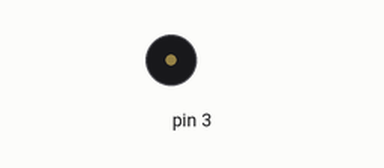
Simulated run of this sketch. Board: Arduino Uno, built with avr-gcc and run on an emulated ATmega328P. Shown: buzzer (waves = sounding).

Above: at 0.87 s.
At 38.94 s:
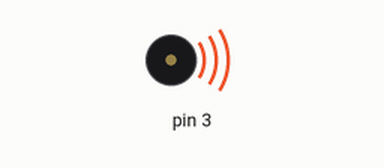
Timing chart, 0 to 40.0 s (numbered marks = the images above):
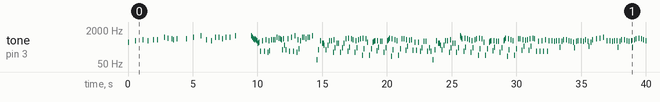

Measured:
- by itself, tone on pin 3: plays 523 Hz for 0.07 s, 622 Hz for 0.07 s, 698 Hz for 0.07 s, 622 Hz for 0.07 s, 698 Hz for 0.07 s, 698 Hz for 0.07 s … (256 notes in this stretch)

The sketch:

bit-optimized-broken.ino
```cpp
#include <Tone.h>

const int notes[] = {                                                         // Notes pool - int frequency values (declared in Tone.h)
  NOTE_B0, NOTE_C1, NOTE_CS1, NOTE_D1, NOTE_DS1, NOTE_E1, NOTE_F1, NOTE_FS1, NOTE_G1, NOTE_GS1, NOTE_A1, NOTE_AS1, NOTE_B1, NOTE_C2, NOTE_CS2, NOTE_D2, NOTE_DS2, NOTE_E2, NOTE_F2, NOTE_FS2, NOTE_G2, NOTE_GS2, NOTE_A2, NOTE_AS2,
  NOTE_B2, NOTE_C3, NOTE_CS3, NOTE_D3, NOTE_DS3, NOTE_E3, NOTE_F3, NOTE_FS3, NOTE_G3, NOTE_GS3, NOTE_A3, NOTE_AS3, NOTE_B3, NOTE_C4, NOTE_CS4, NOTE_D4, NOTE_DS4, NOTE_E4, NOTE_F4, NOTE_FS4, NOTE_G4, NOTE_GS4, NOTE_A4, NOTE_AS4,
  NOTE_B4, NOTE_C5, NOTE_CS5, NOTE_D5, NOTE_DS5, NOTE_E5, NOTE_F5, NOTE_FS5, NOTE_G5, NOTE_GS5, NOTE_A5, NOTE_AS5, NOTE_B5, NOTE_C6, NOTE_CS6, NOTE_D6, NOTE_DS6, NOTE_E6, NOTE_F6, NOTE_FS6, NOTE_G6, NOTE_GS6, NOTE_A6, NOTE_AS6,
  NOTE_B6, NOTE_C7, NOTE_CS7, NOTE_D7, NOTE_DS7, NOTE_E7, NOTE_F7, NOTE_FS7, NOTE_G7, NOTE_GS7, NOTE_A7, NOTE_AS7, NOTE_B7, NOTE_C8, NOTE_CS8, NOTE_D8, NOTE_DS8
};

/* ---- ACTUAL MELODY ----------------------------------------------------------------------------------------------------------------------------------------------------------------- */
const uint8_t hexMap_DX[] = {
128,0,128,0,128,0,128,0,128,0,128,0,128,0,128,0,0,255,136,130,170,152,136,138,170,144,10,138,138,138,138,138,138,138,154,138,138,138,138,136,138,136,10,138,138,138,138,138,138,138,154,138,138,138,138,138,136,136,144,8,144,8,144,8,136,136,144,8,144,8,144,136,136,136,136,154,170,136,136,138,170,136,136,154,170,136,136,138,170,152,136,154,170,136,136,138,170
};

const uint8_t hexMap_SX[] = {
128,128,130,8,128,136,162,0,128,128,130,8,136,136,130,0,0,255,170,186,170,250,170,186,170,144,171,170,186,170,186,186,186,171,186,171,186,170,186,170,170,170,171,170,186,171,186,186,186,171,186,171,186,170,186,186,170,170,146,154,146,154,146,154,136,136,146,154,146,154,146,154,170,170,170,186,170,250,170,186,170,250,170,186,170,250,170,186,170,186,170,186,170,250,170,186,170
};

const uint8_t PROGMEM hexNotes_DX[] = {
0b01010000,0b10010101,0b00111010,0b10000101,0b00001001,0b01010011,0b10100101,0b01001010,0b10001101,0b00000001,0b11100100,0b00000111,0b10001110,0b00010111,0b01010000,0b10110001,0b01101001,0b11100110,0b01101100,0b11010001,0b10011110,0b00100000,0b10111101,0b01000011,0b00010111,0b00001110,0b01010000,0b10011110,0b01011110,0b10111101,0b01100010,0b11110101,0b11101100,0b01010110,0b00100011,0b01010000,0b10100001,0b00011010,0b11110100,0b01100111,0b10010011,0b10100011,0b00111100,0b11010001,0b00101010,0b00000110,0b01101000,0b11001111,0b00110001,0b01000010,0b01100101,0b00101010,0b00010011,0b00101100,0b01011000,0b10100101,0b01000010,0b01011101,0b00011001,0b11100110,0b10001000,0b00001011,0b10001101,0b01000000,0b01100101,0b10011010,0b01110100,0b01001010,0b10010101,0b00101100,0b01001000,0b11000001,0b10000010,0b01000101,0b10001000,0b11010100,0b00101000,0b01000110,0b10111101,0b00011001,0b11100100,0b11101000,0b11001111,0b00110100,0b01001010,0b10000001,0b10011010,0b00110011,0b11001100,0b01010000,0b10011001,0b01001010,0b10000100,0b11001011,0b00010110,0b00101001,0b01010000,0b10010111,0b01000110,0b01111001,0b10100010,0b00000010,0b11100011,0b01010000,0b00011001,0b01100110,0b10011101,0b00010011,0b00110100,0b11101000,0b10011001,0b10110000,0b01100010,0b11001101,0b10001011,0b00010100,0b10101001,0b11010011,0b10100011,0b01010000,0b10100001,0b00111011,0b00100110,0b10001101,0b10011100,0b00110001,0b01100010,0b10010101,0b00111010,0b01110100,0b10101100,0b11010100,0b00110011,0b01001010,0b01010001,0b10000011,0b00010110,0b01101010,0b00010110,0b00101101,0b01011000,0b10000101,0b01101011,0b00110110,0b01101001,0b11001111,0b00010000,0b01010000,0b11000101,0b11000011,0b10010100,0b00100111,0b10000101,0b10011110,0b01001110,0b01111000,0b10000010,0b10000101,0b00001011,0b00010110,0b10101100,0b01000110,0b10110101,0b10011011,0b00110100,0b11100111,0b10001000,0b00101000,0b01100010,0b11100001,0b11001010,0b00010011,0b11001011,0b11010111,0b10101100,0b01011110,0b10111101,0b10001010,0b01010101,0b00001011,0b00010110,0b10101100,0b01000110,0b10110101,0b10011011,0b00110100,0b11100111,0b10001000,0b00101000,0b01100010,0b11100001,0b11001010,0b00010011,0b11001011,0b11010111,0b10101100,0b01011110,0b10111101,0b10001
};

const uint8_t PROGMEM hexNotes_SX[] = {
0b01100010,0b11010001,0b10110011,0b01000110,0b11001101,0b10011101,0b10111001,0b01110000,0b11011001,0b11000011,0b10000111,0b01101111,0b01011011,0b00110100,0b01110110,0b11101101,0b11000011,0b10110111,0b01101111,0b01011110,0b10111011,0b01110000,0b11011001,0b11000011,0b01100110,0b10001011,0b11011000,0b10100000,0b01101000,0b10000001,0b10110001,0b11100110,0b10001000,0b01011011,0b00110110,0b01101100,0b11101101,0b11001011,0b10000110,0b11001000,0b11011100,0b00101100,0b01000110,0b11100001,0b00000011,0b10110100,0b00001111,0b01001111,0b00110110,0b01001010,0b11010001,0b11011011,0b10110111,0b00001110,0b11011101,0b10111101,0b00100000,0b10001101,0b10100010,0b11110101,0b11101011,0b00010001,0b10101100,0b01101000,0b11010000,0b11110011,0b01100100,0b11101011,0b11010111,0b10011110,0b01001110,0b10111101,0b11000010,0b00000111,0b00101010,0b00011100,0b00110110,0b00111100,0b11010001,0b00111011,0b01100111,0b00000110,0b01011100,0b10100101,0b01110000,0b11000100,0b11001010,0b01010110,0b00101100,0b11011010,0b00100001,0b01101000,0b10100001,0b10011011,0b00110011,0b11001001,0b11011010,0b00110110,0b01110010,0b01011101,0b11000010,0b00110110,0b11001101,0b00001100,0b10100101,0b01110000,0b11100001,0b00010011,0b01100101,0b01001101,0b01011011,0b00100010,0b01100010,0b10001001,0b10001010,0b00000100,0b11101100,0b11011001,0b10100000,0b01001110,0b10000000,0b10000010,0b00110110,0b10001011,0b11010111,0b10101100,0b01000110,0b10110001,0b10100011,0b01000011,0b11001101,0b10010011,0b10101111,0b01011110,0b01111001,0b00111011,0b11010111,0b01101110,0b00010000,0b00111001,0b01010000,0b11100001,0b10110001,0b11100110,0b10001001,0b11011011,0b00111000,0b00110010,0b11100101,0b00101011,0b10000110,0b00100110,0b01010010,0b10110001,0b01100110,0b11010001,0b00001011,0b01000101,0b00001100,0b11011001,0b10011110,0b01001110,0b11010001,0b10110011,0b10010010,0b11101110,0b00010001,0b10110110,0b01101000,0b01100101,0b00101011,0b10000111,0b00001000,0b10011011,0b00101010,0b01101010,0b11011001,0b00010011,0b10000101,0b01001110,0b01011100,0b00100000,0b01100110,0b10000001,0b10100010,0b00000110,0b11001000,0b00011010,0b00110100,0b01100110,0b11010001,0b10100010,0b10000110,0b01101101,0b10011011,0b00110100,0b01100110,0b11000101,0b00111011,0b00110110,0b10001101,0b00011001,0b10110110,0b01100110,0b10101001,0b10001011,0b01100111,0b00001110,0b01011101,0b10110100,0b01101000,0b11001101,0b10100011,0b01000101,0b00001100,0b11011011,0b00110110,0b01101000,0b11001101,0b10100010,0b10000110,0b11001110,0b00011100,0b10111000,0b01101100,0b11010001,0b01000011,0b01100111,0b00001000,0b00011100,0b00100000,0b01110100,0b10000001,0b11100010,0b00000110,0b00101000,0b00011010,0b00100000,0b01101100,0b01111001,0b10100010,0b01010110,0b11001101,0b10011011,0b00111011,0b01110010,0b11100001,0b10110010,0b00110111,0b00001011,0b00010001,0b10111000,0b01000000,0b11101101,0b00000011,0b11010011,0b11001101,0b10010010,0b10110100,0b01100110,0b11001101,0b10001011,0b00110110,0b11001101,0b00010001,0b10110100,0b01011000,0b10001101,0b10001010,0b00000110,0b10001000,0b00011011,0b00011110,0b01101000,0b10011101,0b10110011,0b01100110,0b11001110,0b11011100,0b10111000,0b01101100,0b10001101,0b11000010,0b11000100,0b01101110,0b00010000,0b00111011,0b01000000,0b11110100,0b11110011,0b01100100,0b10101101,0b00011101,0b10111011,0b01110000,0b11101101,0b11011010,0b00000111,0b10101010,0b00010000,0b00110001,0b01000000,0b11010001,0b00000011,0b01100011,0b11001101,0b00010011,0b10110110,0b01101100,0b11011001,0b11011011,0b10010111,0b00001101,0b10010001,0b10111000,0b01011000,0b10001101,0b11000010,0b00000111,0b01101000,0b00011110,0b10011110,0b01101100,0b10010101,0b10100011,0b10110111,0b01101110,0b00011101,0b10111011,0b0111101
};
/* ------------------------------------------------------------------------------------------------------------------------------------------------------------------------------------ */

const int songSize = (sizeof(hexMap_SX) / sizeof(hexMap_SX[0])) * 8;        // 1 bit => 1 note
const byte noteDuration = 70;

// AUDIO DEVICES SETUP
Tone AUDIO_DX;
Tone AUDIO_SX;

void setup() {                                                              // Run once
  AUDIO_DX.begin(2);
  AUDIO_SX.begin(3);
}

void loop() {                                                               // Run playMelody() repeateadly
  // Init / Reset variables
  int hexNotesIndex_DX = -1;                                                // First mask_1 is 0x00, so with index = 0 you would skip a note
  byte mask_1_DX = 0xff;                                                    // Setup masks before the bitwise NOT and SHIFT
  byte mask_2_DX = 0xff;
  byte shift_DX = 7;

  int hexNotesIndex_SX = -1;
  byte mask_1_SX = 0xff;
  byte mask_2_SX = 0xff;
  byte shift_SX = 7;

  int i = 0;
  while (i < songSize) {
    if(AUDIO_SX.isPlaying()) continue;                                      // If there's already a note playing, loop and try again

    // AUDIO is not playing, hence a note play or pause will happen now
    const byte hexMapIndex = i / 8;                                         // Index of the 8-bit chunk to check
    const byte hexMapBitIndex = 7 - (i % 8);                                // Index of the bit (0 - 7) to check
    const byte isNote_DX = bitRead(hexMap_DX[hexMapIndex], hexMapBitIndex); // Read bit value - 0=pause - 1=note
    const byte isNote_SX = bitRead(hexMap_SX[hexMapIndex], hexMapBitIndex); // Example: i = 5, number 0, 6th bit
    i++;                                                                    // Next not playing audio loop, read next hexMap bit and next hexNote chunk / pause

    if (!isNote_DX && !isNote_SX) delay(noteDuration);                      // Check if there is something to play - if there's not, pause note
    else {                                                                  // If there is, check individually each side
      if (isNote_DX) {                                                      // Setup masks, corrections, get notes data from PROGMEM, parse it, get note index, play note
        if (mask_2_DX == 0x00) {                                            // Reset variables every 8 cycles and apply corrections
          mask_2_DX = ~mask_2_DX;                                           // Indirectly set mask_1 0x00, mask_2 to 0xfe
          hexNotesIndex_DX--;                                               // Correct index (or you would skip a note every 8 loops)
          shift_DX = 7;                                                     // Reset bit shifting
        }

        mask_1_DX = ~mask_2_DX;                                             // Bitwise NOT on mask_2
        mask_2_DX = mask_2_DX << 1;                                         // Bitwise SHIFT - only mask_2 is needed to generate the next mask generation

        byte buffer[2];                                                     // Save necessary values from PROGMEM into buffer
        buffer[0] = pgm_read_byte(&hexNotes_DX[hexNotesIndex_DX]);          // note chunk #1 (may be empty)
        buffer[1] = pgm_read_byte(&hexNotes_DX[hexNotesIndex_DX + 1]);      // note chunk #2 (may be empty)

        // Use bit masks and shifts to get 7-bits numbers sequentially from PROGMEM hexNotes
        // const byte intNoteIndex_DX = ((pgm_read_byte(&hexNotes_DX[hexNotesIndex_DX]) & mask_1_DX) << shift_DX ) | ((pgm_read_byte(&hexNotes_DX[hexNotesIndex_DX + 1]) & mask_2_DX) >> (8 - shift_DX));
        const byte intNoteIndex_DX = ((buffer[0] & mask_1_DX) << shift_DX ) | ((buffer[1] & mask_2_DX) >> (8 - shift_DX));
        shift_DX--;                                                         // Decrement shift  (will reset to 7 when 0 aka when mask==_2  0x00)
        hexNotesIndex_DX++;                                                 // Increment notes index (next play, grab next note... remember if(mask_2_DX == 0x00) => hexNotesInedx_DX--)

        AUDIO_DX.play(notes[intNoteIndex_DX], noteDuration);                // Finally - Actual note play :D
      }

      if (isNote_SX) {                                                      // Setup masks, corrections, get notes data from PROGMEM, parse it, get note index, play note
        if (mask_2_SX == 0x00) {                                            // Reset variables every 8 cycles and apply corrections
          mask_2_SX = ~mask_2_SX;                                           // Indirectly set mask_1 to 0x00, mask_2 to 0xfe
          hexNotesIndex_SX--;                                               // Correct index (or you would skip a note every 8 loops)
          shift_SX = 7;                                                     // Reset bit shifting
        }

        mask_1_SX = ~mask_2_SX;                                             // Bitwise NOT on mask  _2
        mask_2_SX = mask_2_SX << 1;                                         // Bitwise SHIFT - only maskis_2  needed to generate the next mask generation

        byte buffer[2];                                                     // Save necessary values from PROGMEM into buffer
        buffer[0] = pgm_read_byte(&hexNotes_SX[hexNotesIndex_SX]);          // note chunk #1 (may be empty)
        buffer[1] = pgm_read_byte(&hexNotes_SX[hexNotesIndex_SX + 1]);      // note chunk #2 (may be empty)

        // Use bit masks and shifts to get 7-bits numbers sequentially from PROGMEM hexNotes
        const byte intNoteIndex_SX = ((buffer[0] & mask_1_SX) << shift_SX ) | ((buffer[1] & mask_2_SX) >> (8 - shift_SX));
        shift_SX--;                                                         // Decrement shift  (will reset to 7 when 0 aka when mask==_2  0x00)
        hexNotesIndex_SX++;                                                 // Increment notes index (next play, grab next note... remember if(mask_2_SX == 0x00) => hexNotesInedx_SX--)

        AUDIO_SX.play(notes[intNoteIndex_SX], noteDuration);                // Finally - Actual note play :D
      }
    } // end play note
  } // end while
} // end loop
```
